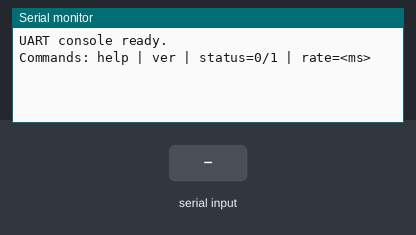
This program was run on a simulated Raspberry Pi Pico. On the bench: the last lines printed to the serial monitor. The inputs (shaded band) are chosen by the test bench.

Above: at 1.2 s.
1.3 s: "help\n" received over Serial
At 1.8 s:
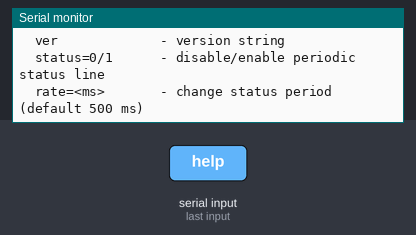
2.8 s: "ver\n" received over Serial
At 4.0 s:
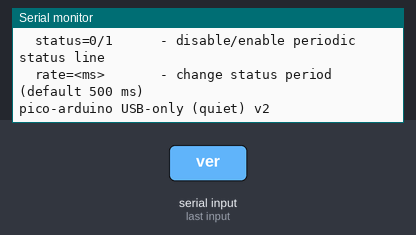
4.3 s: "status=0\n" received over Serial
At 5.2 s:
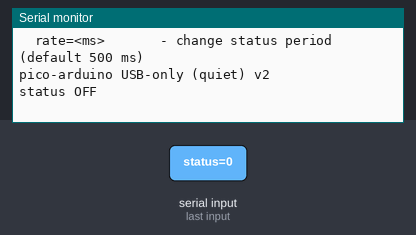
5.8 s: "status=1\n" received over Serial
At 6.2 s:
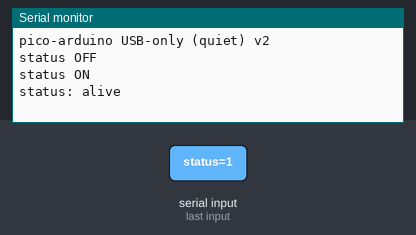

The program:

main.cpp
```cpp
#include <Arduino.h>


bool status_enabled = false;           // start QUIET by default to avoid output ever 500ms
uint32_t status_period_ms = 500;       // periodic status interval (ms)
bool overflow = false;
constexpr size_t MAX = 128;
char line[MAX];
size_t idx;


// UART Console
void uart_console_init() {
  Serial.begin(115200);
  unsigned long t0 = millis();
  while (!Serial && (millis() - t0 < 3000)) {} // wait
  Serial.println("UART console ready.");
  Serial.println("Commands: help | ver | status=0/1 | rate=<ms>");
}

// line buffer
static char lineBuf[128];


void handle_command(const String& cmd) { // help, ver, status=0/1 rate=<>
  if (cmd == "help") {
    Serial.println("Commands:");
    Serial.println("  help            - this help");
    Serial.println("  ver             - version string");
    Serial.println("  status=0/1      - disable/enable periodic status line");
    Serial.println("  rate=<ms>       - change status period (default 500 ms)");
  } else if (cmd == "ver") {
    Serial.println("pico-arduino USB-only (quiet) v2");
  } else if (cmd == "status=0") {
    status_enabled = false;
    Serial.println("status OFF");
  } else if (cmd == "status=1") {
    status_enabled = true;
    Serial.println("status ON");
  } else if (cmd.startsWith("rate=")) {
    long v = cmd.substring(5).toInt();
    if (v < 50) v = 50;
    status_period_ms = (uint32_t) v;
    Serial.print("rate="); Serial.println(status_period_ms);
  } else if (cmd.length() == 0) {
  } else {
    Serial.println("ERR: unknown cmd");
  }
}

void setup() {
  uart_console_init();
  // No GPIO/ADC/PWM initialization in USB-only mode
}

void loop() {
  // console input
  while (Serial.available()) {
    char c = (char)Serial.read();
    if (c == '\r' || c == '\n') {
      lineBuf[idx] = 0;
      handle_command(String(lineBuf));
      idx = 0;
      overflow = false;
    } else if (c == 8 || c == 127) {       // backspace and delete in ASCII
      if (!overflow && idx) idx--; //removes last character
    } else if (isPrintable(c)) {
      if(!overflow){
      if (idx < sizeof(lineBuf) - 1) lineBuf[idx++] = c; // prevents buffer overflow
      else overflow = true;
    }
  }}

  // periodic status
  static unsigned long t_last = 0;
  if (status_enabled && (millis() - t_last > status_period_ms)) {
    t_last = millis();
    Serial.println("status: alive");
  }
}
```

Measured:
- after the input at 1.3 s, the serial monitor: prints a new line at once (image 1)
- after the input at 2.8 s, the serial monitor: prints a new line at once (image 2)
- after the input at 4.3 s, the serial monitor: prints a new line at once (image 3)
- after the input at 5.8 s, the serial monitor: prints a new line at once (image 4)
